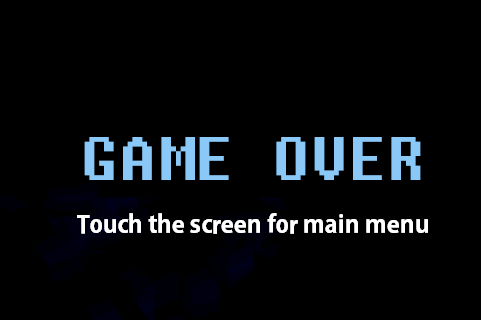
#> input picture tools/game_over_art.png, 481 x 320 px
$ python generate_game_over.py
#> lines starting #> are read from the running program, lines starting #| are printed output that depends on the picture
# /// script
# requires-python = ">=3.9"
# dependencies = ["pillow"]
# ///
"""Take the line of English out of the game over artwork, leaving GAME OVER and the wreck behind it.

    uv run tools/generate_game_over.py

The artwork, `game_over_art.png` next to this script, is hand-drawn, so it is kept here as a source
and never edited: this reads it and writes `assets/gameover.png`, the picture the game over screen
shows. GAME OVER stays as it was drawn, in every language. The line under it, "Touch the screen for
main menu", was drawn into the picture too, which left it English whatever the player's language;
the screen now draws that line itself, as text in the player's language, where this takes it out.

What is under the line is the faint debris of the wreck, flat patches of four dark blues, and
nothing of the line is any of them: the line is white and grey, so every pixel of it with any red
or green in it. Each one is filled from the art around it, a ring at a time from the line's edges
inwards, with whichever of the blues most of its filled neighbors already have, so the patches
close up over where the letters were with their own edges.
"""

import pathlib
from collections import Counter

from PIL import Image

ROOT = pathlib.Path(__file__).resolve().parent.parent
SOURCE = pathlib.Path(__file__).resolve().parent / "game_over_art.png"
OUTPUT = ROOT / "assets" / "gameover.png"

# The rows the line is drawn in, with a margin; GAME OVER ends well above them, on row 179.
LINE_ROWS = range(200, 250)


def is_line(pixel):
    """Whether ``pixel`` is part of the line: the art behind it is blue and nothing else."""
    red, green, _, _ = pixel
    return red > 0 or green > 0


def main():
    art = Image.open(SOURCE).convert("RGBA")
#> art is the input picture: PIL image 481x320 RGBA; mean R, G, B, A 10.2, 12.8, 15.7, 255
    width, height = art.size
#> width = 481; height = 320
    px = art.load()

    holes = {(x, y) for y in LINE_ROWS for x in range(width) if is_line(px[x, y])}
#> holes = 2952 items
    while holes:
        filled = {}
        for x, y in sorted(holes, key=lambda p: (p[1], p[0])):
            around = Counter(
                px[x + dx, y + dy]
                for dy in (-1, 0, 1)
                for dx in (-1, 0, 1)
                if (dx or dy)
                and 0 <= x + dx < width
                and 0 <= y + dy < height
                and (x + dx, y + dy) not in holes
            )
            if around:
                # The commonest neighbor, and of two as common the darker, so a tie is settled
                # the same way every run.
                filled[(x, y)] = max(around.items(), key=lambda kv: (kv[1], -kv[0][2]))[0]
        for point, color in filled.items():
            px[point] = color
        holes -= filled.keys()
#> this loop made 3 passes

    art.save(OUTPUT)
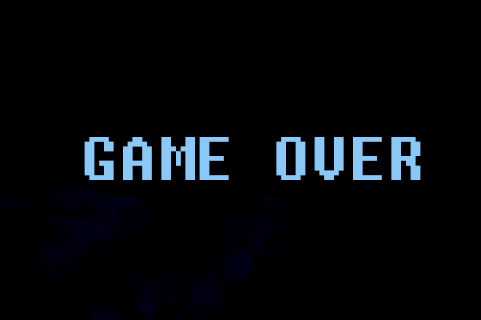
#> saved as gameover.png: PIL image 481x320 RGBA; mean R, G, B, A 5.8, 8.4, 11.3, 255
    print(f"wrote {OUTPUT.relative_to(ROOT)}")


if __name__ == "__main__":
    main()
